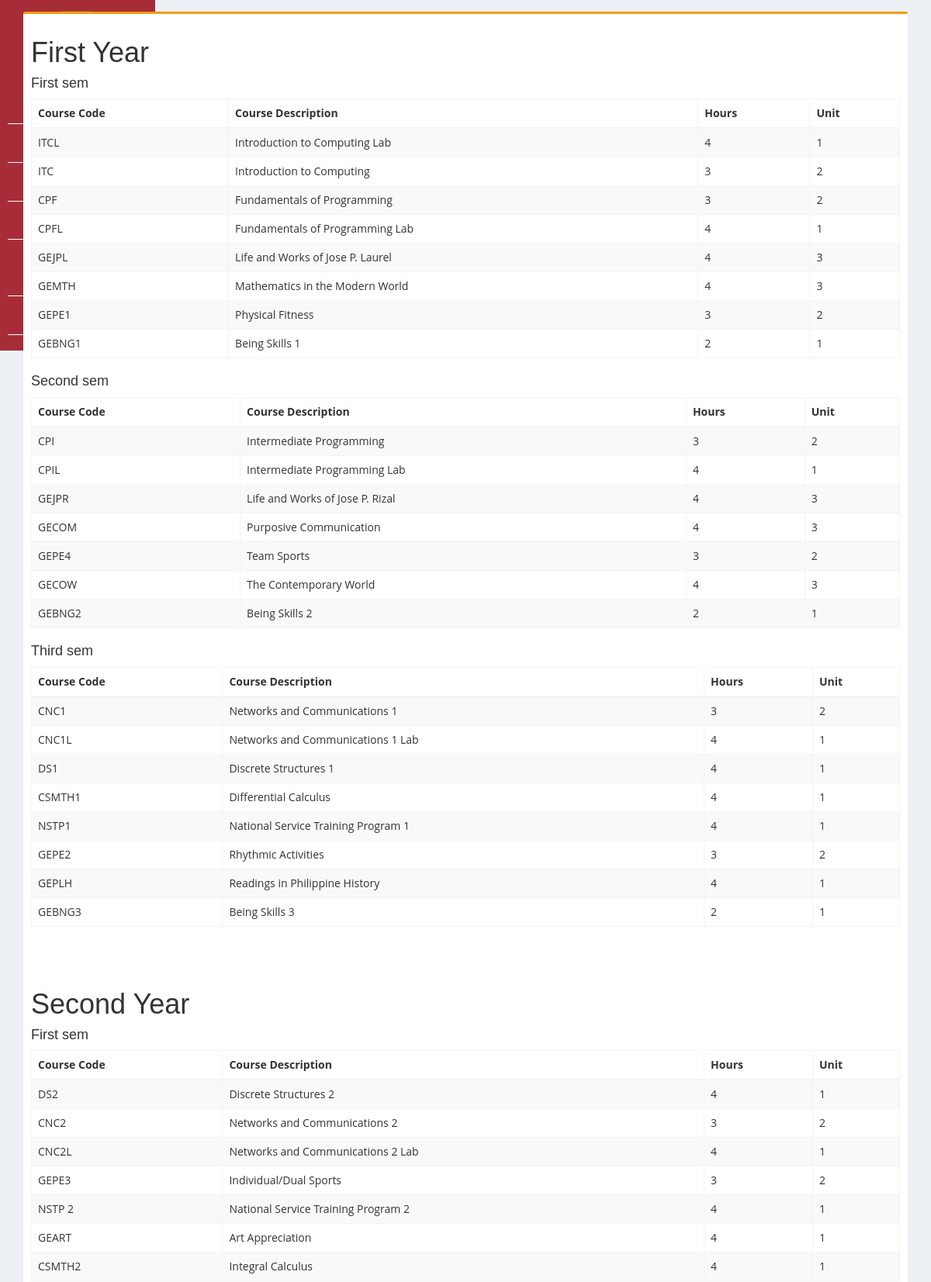
Screenshot of /pages/show_curri_CS.php (signed in, upper part) with the database file from the repository.
### tables this page shows
CREATE TABLE `subject` (
  `subject_id` int(11) NOT NULL,
  `subject_code` varchar(15) NOT NULL,
  `subject_title` varchar(100) NOT NULL,
  `member_id` int(11) NOT NULL,
  `course_hours` int(11) NOT NULL,
  `course_units` int(11) NOT NULL,
  `program` varchar(20) NOT NULL,
  `syear` varchar(29) NOT NULL,
  `sem` varchar(20) NOT NULL
);

### pages/show_curri_CS.php (the view, shortened to what this page needs)
<!DOCTYPE html>
<html>
  <head>
    <link rel="stylesheet" href="../bootstrap/css/bootstrap.min.css">
    <link rel="stylesheet" href="../plugins/datatables/dataTables.bootstrap.css">
    <link rel="stylesheet" href="../dist/css/AdminLTE.min.css">
    <link rel="stylesheet" href="../plugins/select2/select2.min.css">
    <link rel="stylesheet" href="../dist/css/skins/_all-skins.min.css">
 </head>
  <body class="hold-transition skin-yellow layout-top-nav" onload="myFunction()">
  <div class="wrapper">
      <div class="content-wrapper">
        <div class="container">
          <section class="content">
            <div class="row">
              <div class="box box-warning">
                <div class="box-body">
				<div class="row">
					<div class="col-md-12">
            <h1>First Year</h1>
            <h4>First sem</h4>
          <table class="table table-bordered table-striped" style="margin-right:-10px">
              <thead>
                <tr>
                <th>Course Code</th>
                <th>Course Description</th>
                <th>Hours</th>
                <th>Unit</th>
                </tr>
              </thead>
    <?php
        include('../dist/includes/dbcon.php');
        $query=mysqli_query($con,"SELECT * FROM subject WHERE program LIKE '%bscs%' AND syear = '1st' AND sem = 'first'")or die(mysqli_error());
          while($row=mysqli_fetch_array($query)){
            $course_code = $row['subject_code'];
            $course_description = $row['subject_title'];
            $course_hours = $row['course_hours'];
            $course_units = $row['course_units'];
    ?>
                <tr>
                <td><?php echo $course_code;?></td>
                <td><?php echo $course_description;?></td>
                <td><?php echo $course_hours;?></td>
                <td><?php echo $course_units;?></td>
                </tr>
<?php }?>
</table>
<h4>Second sem</h4>
          <table class="table table-bordered table-striped" style="margin-right:-10px">
              <thead>
                <tr>
                <th>Course Code</th>
                <th>Course Description</th>
                <th>Hours</th>
                <th>Unit</th>
                </tr>
              </thead>
    <?php
        include('../dist/includes/dbcon.php');
        $query=mysqli_query($con,"SELECT * FROM subject WHERE program LIKE '%bscs%' AND syear = '1st' AND sem = 'second'")or die(mysqli_error());
          while($row=mysqli_fetch_array($query)){
            $course_code = $row['subject_code'];
            $course_description = $row['subject_title'];
            $course_hours = $row['course_hours'];
            $course_units = $row['course_units'];
    ?>
                <tr>
                <td><?php echo $course_code;?></td>
                <td><?php echo $course_description;?></td>
                <td><?php echo $course_hours;?></td>
                <td><?php echo $course_units;?></td>
                </tr>
<?php }?>
</table>
<h4>Third sem</h4>
          <table class="table table-bordered table-striped" style="margin-right:-10px">
              <thead>
                <tr>
                <th>Course Code</th>
                <th>Course Description</th>
                <th>Hours</th>
                <th>Unit</th>
                </tr>
              </thead>
    <?php
        include('../dist/includes/dbcon.php');
        $query=mysqli_query($con,"SELECT * FROM subject WHERE program LIKE '%bscs%' AND syear = '1st' AND sem = 'third'")or die(mysqli_error());
          while($row=mysqli_fetch_array($query)){
            $course_code = $row['subject_code'];
            $course_description = $row['subject_title'];
            $course_hours = $row['course_hours'];
            $course_units = $row['course_units'];
    ?>
                <tr>
                <td><?php echo $course_code;?></td>
                <td><?php echo $course_description;?></td>
                <td><?php echo $course_hours;?></td>
                <td><?php echo $course_units;?></td>
                </tr>
<?php }?>
</table>
<br><br>
<h1>Second Year</h1>
            <h4>First sem</h4>
          <table class="table table-bordered table-striped" style="margin-right:-10px">
              <thead>
                <tr>
                <th>Course Code</th>
                <th>Course Description</th>
                <th>Hours</th>
                <th>Unit</th>
                </tr>
              </thead>
    <?php
        include('../dist/includes/dbcon.php');
        $query=mysqli_query($con,"SELECT * FROM subject WHERE program LIKE '%bscs%' AND syear = '2nd' AND sem = 'first'")or die(mysqli_error());
          while($row=mysqli_fetch_array($query)){
            $course_code = $row['subject_code'];
            $course_description = $row['subject_title'];
            $course_hours = $row['course_hours'];
            $course_units = $row['course_units'];
    ?>
                <tr>
                <td><?php echo $course_code;?></td>
                <td><?php echo $course_description;?></td>
                <td><?php echo $course_hours;?></td>
                <td><?php echo $course_units;?></td>
                </tr>
<?php }?>
</table>
<br><br>
<br><br>
          </section>
        </div>
      </div>
  </body>
</html>

### rows the page displays
subject: subject_code "ITCL", subject_title "Introduction to Computing Lab", course_hours "4", course_units "1"
subject: subject_code "ITC", subject_title "Introduction to Computing", course_hours "3", course_units "2"
subject: subject_code "CPF", subject_title "Fundamentals of Programming", course_hours "3", course_units "2"
subject: subject_code "CPFL", subject_title "Fundamentals of Programming Lab", course_hours "4", course_units "1"
subject: subject_code "GEJPL", subject_title "Life and Works of Jose P. Laurel", course_hours "4", course_units "3"
subject: subject_code "GEMTH", subject_title "Mathematics in the Modern World", course_hours "4", course_units "3"
subject: subject_code "GEPE1", subject_title "Physical Fitness", course_hours "3", course_units "2"
subject: subject_code "GEBNG1", subject_title "Being Skills 1", course_hours "2", course_units "1"
subject: subject_code "CPI", subject_title "Intermediate Programming", course_hours "3", course_units "2"
subject: subject_code "CPIL", subject_title "Intermediate Programming Lab", course_hours "4", course_units "1"
subject: subject_code "GEJPR", subject_title "Life and Works of Jose P. Rizal", course_hours "4", course_units "3"
subject: subject_code "GECOM", subject_title "Purposive Communication", course_hours "4", course_units "3"
subject: subject_code "GEPE4", subject_title "Team Sports", course_hours "3", course_units "2"
subject: subject_code "GECOW", subject_title "The Contemporary World", course_hours "4", course_units "3"
subject: subject_code "GEBNG2", subject_title "Being Skills 2", course_hours "2", course_units "1"
subject: subject_code "CNC1", subject_title "Networks and Communications 1", course_hours "3", course_units "2"
subject: subject_code "CNC1L", subject_title "Networks and Communications 1 Lab", course_hours "4", course_units "1"
subject: subject_code "DS1", subject_title "Discrete Structures 1", course_hours "4", course_units "1"
subject: subject_code "CSMTH1", subject_title "Differential Calculus", course_hours "4", course_units "1"
subject: subject_code "NSTP1", subject_title "National Service Training Program 1", course_hours "4", course_units "1"
subject: subject_code "GEPE2", subject_title "Rhythmic Activities", course_hours "3", course_units "2"
subject: subject_code "GEPLH", subject_title "Readings in Philippine History", course_hours "4", course_units "1"
subject: subject_code "GEBNG3", subject_title "Being Skills 3", course_hours "2", course_units "1"
subject: subject_code "DS2", subject_title "Discrete Structures 2", course_hours "4", course_units "1"
subject: subject_code "CNC2", subject_title "Networks and Communications 2", course_hours "3", course_units "2"
subject: subject_code "CNC2L", subject_title "Networks and Communications 2 Lab", course_hours "4", course_units "1"
subject: subject_code "GEPE3", subject_title "Individual/Dual Sports", course_hours "3", course_units "2"
subject: subject_code "NSTP 2", subject_title "National Service Training Program 2", course_hours "4", course_units "1"
subject: subject_code "GEART", subject_title "Art Appreciation", course_hours "4", course_units "1"
subject: subject_code "CSMTH2", subject_title "Integral Calculus", course_hours "4", course_units "1"
